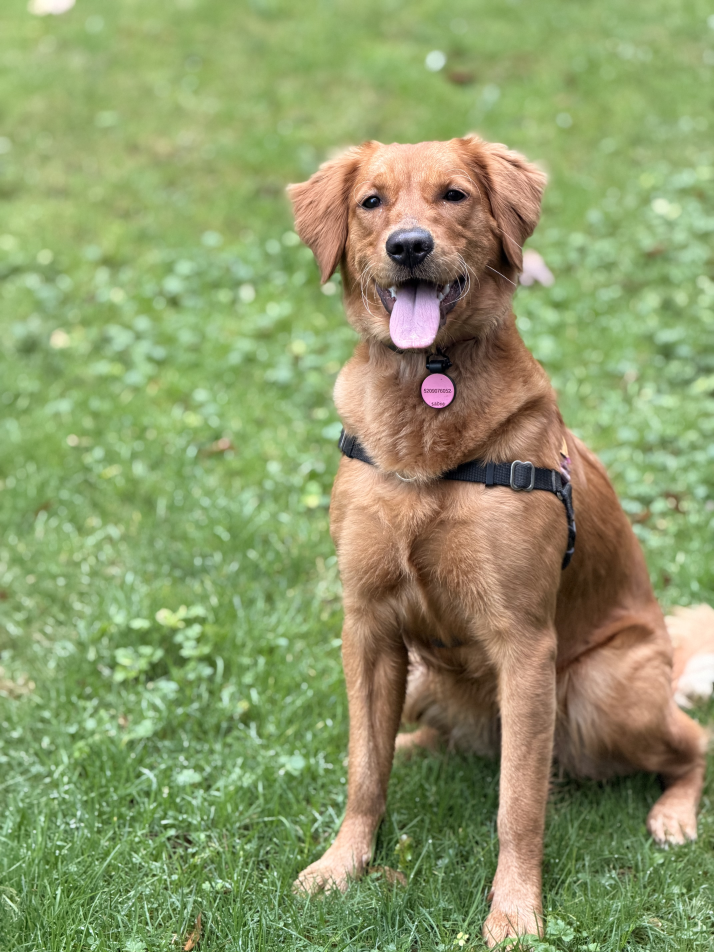
#> input picture CodexSkills/codex/last30days/assets/dog-original.jpeg, 4284 x 5712 px (shown at 1/6 size)
$ python -i runner.py   (imports and definitions only)
#> lines starting #> are read from the running program, lines starting #| are printed output that depends on the picture
#!/usr/bin/env python3
"""The night watchman: keeps the state so a 30-minute session is never wasted.

MiniMax Design cannot be driven headlessly and reportedly holds for 30-50
minutes per session, so "run 594 images unattended" is not on the table. What
*is* on the table is making every interruption cost nothing: the generator does
one image, the watchman checks it the moment it lands, records the verdict, and
prints the next single work order. Stop anywhere and `resume` picks up on the
exact image that was in flight.

Three rules, taken from what went wrong when this was done by hand:

*   **Check on arrival, not at the end.** The first pilot produced ten images
    before anyone noticed every dark version was unusable at 0.12-0.23
    brightness. A per-image gate would have caught it on image two.
*   **Retry only the failing image.** Never the batch, never the character.
    Anything already passed is frozen.
*   **Every retry carries a new constraint.** A retry with the same prompt is
    a coin flip; the ledger records what was tightened, so attempt 3 is not a
    re-roll of attempt 1. (Observed: an over-corrected retry pushed a dark
    version from 0.43 to 0.56 and out the other side of the band.)

Usage:
    python3 runner.py init   --pack … --out … --batch v1.3
    python3 runner.py next   --state progress.json
    python3 runner.py watch  --state progress.json          # 落盘即判，自动推进
    python3 runner.py status --state progress.json
"""

from __future__ import annotations

import argparse
import json
import re
import time
from pathlib import Path

try:
    from PIL import Image, ImageFilter, ImageStat
except ImportError:
    raise SystemExit("需要 Pillow：python3 -m pip install Pillow")

DARK_MIN, DARK_MAX = 0.28, 0.50
LIGHT_MIN = 0.55
RIGHT_DETAIL_MAX = 14.0
SPILL_MAX = 0.55
MAX_ATTEMPTS = 3
SIDES = ("light", "dark")


def measure(path: Path) -> dict:
    with Image.open(path) as image:
#> image is the input picture: PIL image 4284x5712 RGB; mean R, G, B 141.6, 153.7, 105.4
        width, height = image.size
#> width = 4284; height = 5712
        grey = image.convert("L")
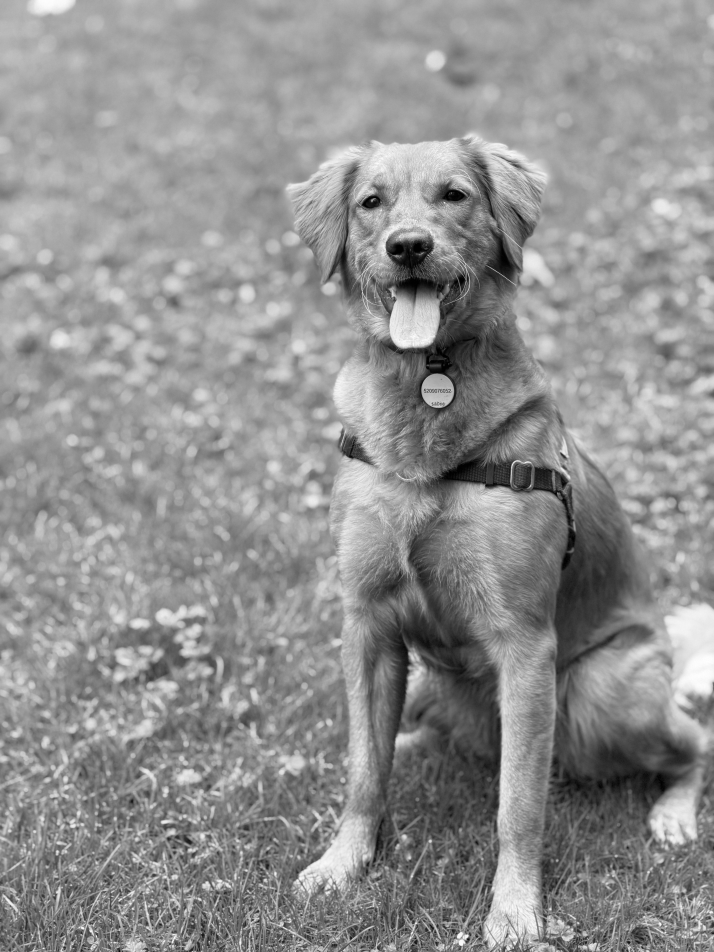
#> grey: PIL image 4284x5712 L (shown at 1/6 size); min 0, max 255, mean 144.6
        brightness = ImageStat.Stat(grey).mean[0] / 255
#> brightness = 0.567
        right = grey.crop((int(width * 0.35), 0, width, height)).resize((800, 450))
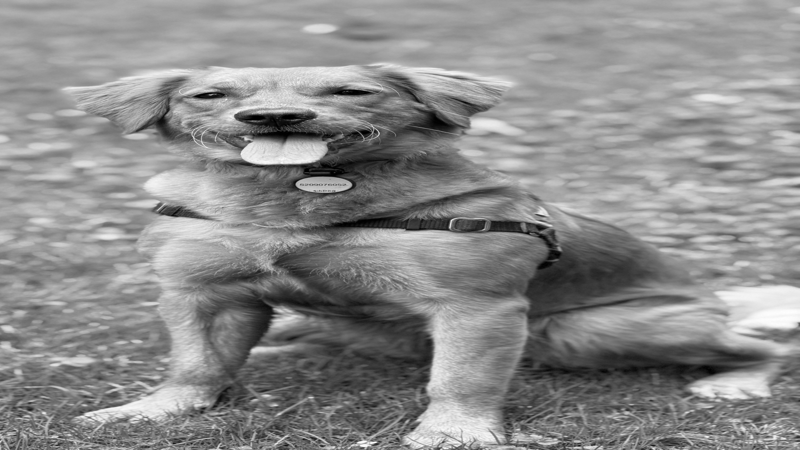
#> right: PIL image 800x450 L; min 0, max 255, mean 139.4
        left = grey.crop((0, 0, int(width * 0.35), height)).resize((400, 450))
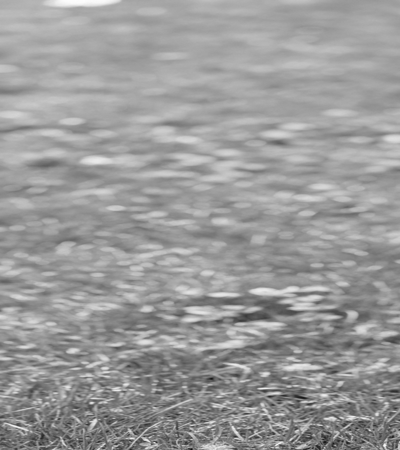
#> left: PIL image 400x450 L; min 9, max 253, mean 154.2
        mid = grey.crop((int(width * 0.35), 0, int(width * 0.62), height)).resize((400, 450))
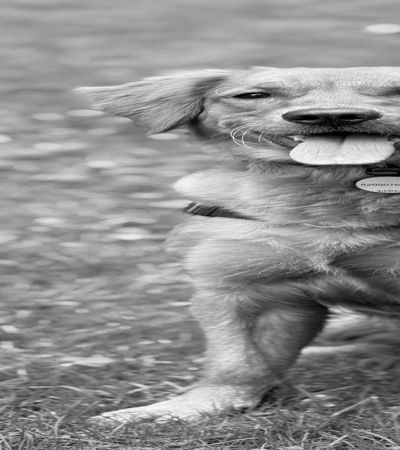
#> mid: PIL image 400x450 L; min 0, max 251, mean 143.3
        edges = lambda im: ImageStat.Stat(im.filter(ImageFilter.FIND_EDGES)).mean[0]
        right_edge, left_edge, mid_edge = edges(right), edges(left), edges(mid)
#> right_edge = 17.79; left_edge = 15.92; mid_edge = 19.75
    return {"width": width, "height": height, "brightness": round(brightness, 3),
            "right_edge": round(right_edge, 1),
            "spill": round(mid_edge / left_edge, 3) if left_edge else None}


# [22 lines left out: function gate, not called in this run]


def unit_key(task: dict, side: str) -> str:
    return f"{task['id']}|{side}"


# [24 lines left out: function cmd_init, not called in this run]


def load(path: Path) -> dict:
    return json.loads(path.read_text(encoding="utf-8"))


def save(path: Path, state: dict) -> None:
    path.write_text(json.dumps(state, ensure_ascii=False, indent=1) + "\n", encoding="utf-8")


# [149 lines left out: functions pick_next, print_order, cmd_next, find_arrival, judge_unit, cmd_watch and 2 more, not called in this run]


# [2 lines not run here, left out]

>>> result = measure('../../CodexSkills/codex/last30days/assets/dog-original.jpeg')
#> result = {'width': 4284, 'height': 5712, 'brightness': 0.567, 'right_edge': 17.8, 'spill': 1.24}

$ run again, on CodexSkills/codex/last30days/assets/dog-as-human.png
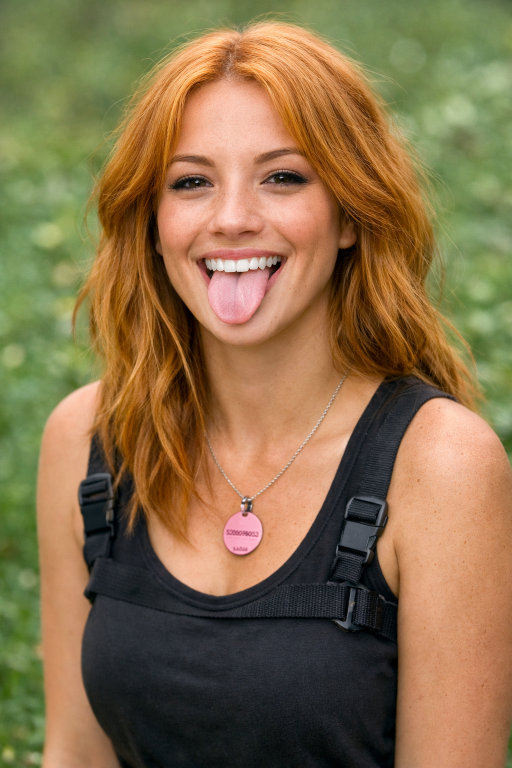
#> input picture CodexSkills/codex/last30days/assets/dog-as-human.png, 1024 x 1536 px (shown at 1/2 size)
#> in measure, image is the input picture: PIL image 1024x1536 RGB; mean R, G, B 135.4, 111.4, 74.9
#> in measure, `grey = image.convert("L")`:
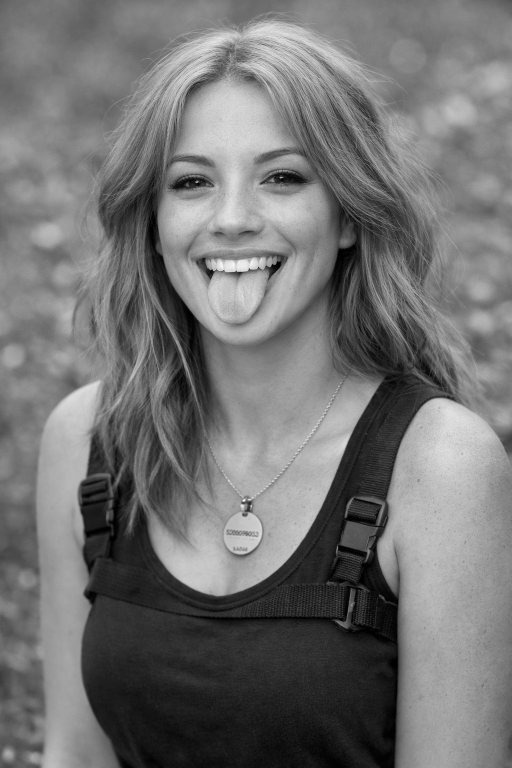
#> grey: PIL image 1024x1536 L (shown at 1/2 size); min 0, max 254, mean 114.4
#> brightness = 0.449
#> in measure, `mid = grey.crop((int(width * 0.35), 0, int(width * 0.62), height)).res..`:
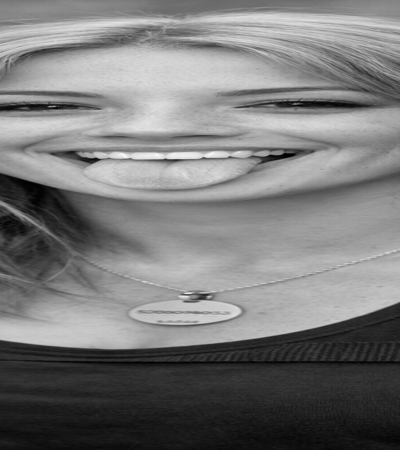
#> mid: PIL image 400x450 L; min 0, max 252, mean 121.6
#> right_edge = 12.33; left_edge = 8.51; mid_edge = 13.18
#> result = {'width': 1024, 'height': 1536, 'brightness': 0.449, 'right_edge': 12.3, 'spill': 1.55}
